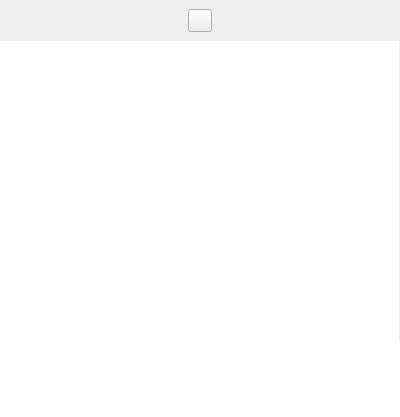
<?xml version="1.0" encoding="UTF-8"?>
<ui version="4.0">
 <class>ProfileWidget</class>
 <widget class="QWidget" name="ProfileWidget">
  <property name="geometry">
   <rect>
    <x>0</x>
    <y>0</y>
    <width>400</width>
    <height>417</height>
   </rect>
  </property>
  <layout class="QVBoxLayout" name="verticalLayout">
   <property name="spacing">
    <number>0</number>
   </property>
   <property name="leftMargin">
    <number>0</number>
   </property>
   <property name="topMargin">
    <number>0</number>
   </property>
   <property name="rightMargin">
    <number>0</number>
   </property>
   <property name="bottomMargin">
    <number>0</number>
   </property>
   <item>
    <widget class="QWidget" name="topBar" native="true">
     <layout class="QHBoxLayout" name="horizontalLayout_3">
      <item>
       <widget class="QToolButton" name="profileViewButton"/>
      </item>
     </layout>
    </widget>
   </item>
   <item>
    <widget class="QWidget" name="inlet" native="true">
     <property name="sizePolicy">
      <sizepolicy hsizetype="Preferred" vsizetype="Expanding">
       <horstretch>0</horstretch>
       <verstretch>0</verstretch>
      </sizepolicy>
     </property>
     <property name="autoFillBackground">
      <bool>true</bool>
     </property>
     <layout class="QVBoxLayout" name="verticalLayout_5">
      <property name="spacing">
       <number>0</number>
      </property>
      <property name="leftMargin">
       <number>0</number>
      </property>
      <property name="topMargin">
       <number>0</number>
      </property>
      <property name="rightMargin">
       <number>0</number>
      </property>
      <property name="bottomMargin">
       <number>0</number>
      </property>
      <item>
       <layout class="QHBoxLayout" name="layout_2">
        <property name="spacing">
         <number>0</number>
        </property>
        <item>
         <widget class="QtCharts::QChartView" name="plot">
          <property name="sizePolicy">
           <sizepolicy hsizetype="Expanding" vsizetype="Preferred">
            <horstretch>0</horstretch>
            <verstretch>0</verstretch>
           </sizepolicy>
          </property>
          <property name="minimumSize">
           <size>
            <width>300</width>
            <height>0</height>
           </size>
          </property>
          <property name="frameShape">
           <enum>QFrame::NoFrame</enum>
          </property>
         </widget>
        </item>
        <item>
         <spacer name="verticalSpacer_2">
          <property name="orientation">
           <enum>Qt::Vertical</enum>
          </property>
          <property name="sizeType">
           <enum>QSizePolicy::Fixed</enum>
          </property>
          <property name="sizeHint" stdset="0">
           <size>
            <width>1</width>
            <height>300</height>
           </size>
          </property>
         </spacer>
        </item>
       </layout>
      </item>
      <item>
       <widget class="QTextBrowser" name="proteinList">
        <property name="frameShape">
         <enum>QFrame::NoFrame</enum>
        </property>
        <property name="readOnly">
         <bool>true</bool>
        </property>
        <property name="openLinks">
         <bool>false</bool>
        </property>
       </widget>
      </item>
     </layout>
    </widget>
   </item>
  </layout>
  <action name="actionProfileView">
   <property name="icon">
    <iconset theme="view-fullscreen">
     <normaloff>.</normaloff>.</iconset>
   </property>
   <property name="text">
    <string>Open Full Plot</string>
   </property>
   <property name="toolTip">
    <string>Show proteins under cursor in new window</string>
   </property>
   <property name="shortcut">
    <string>V</string>
   </property>
  </action>
 </widget>
 <customwidgets>
  <customwidget>
   <class>QtCharts::QChartView</class>
   <extends>QGraphicsView</extends>
   <header location="global">QChartView</header>
  </customwidget>
 </customwidgets>
 <resources/>
 <connections/>
</ui>
